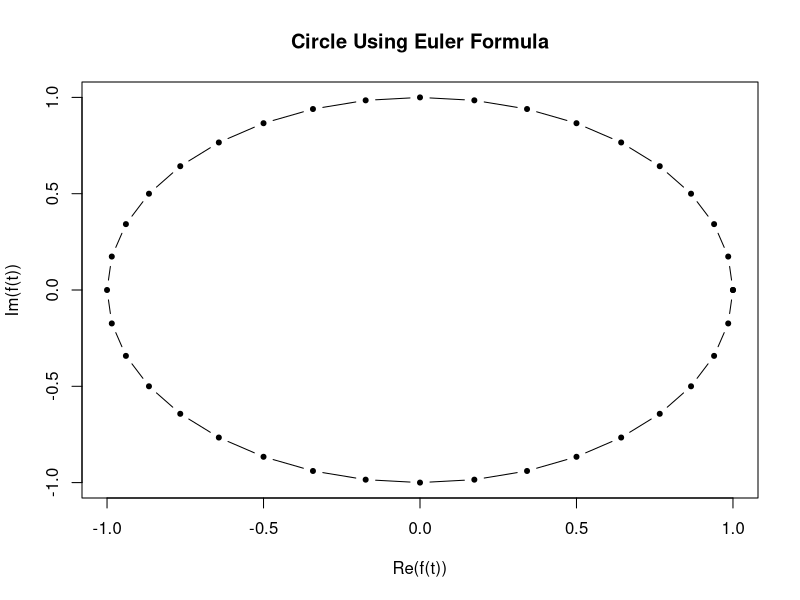
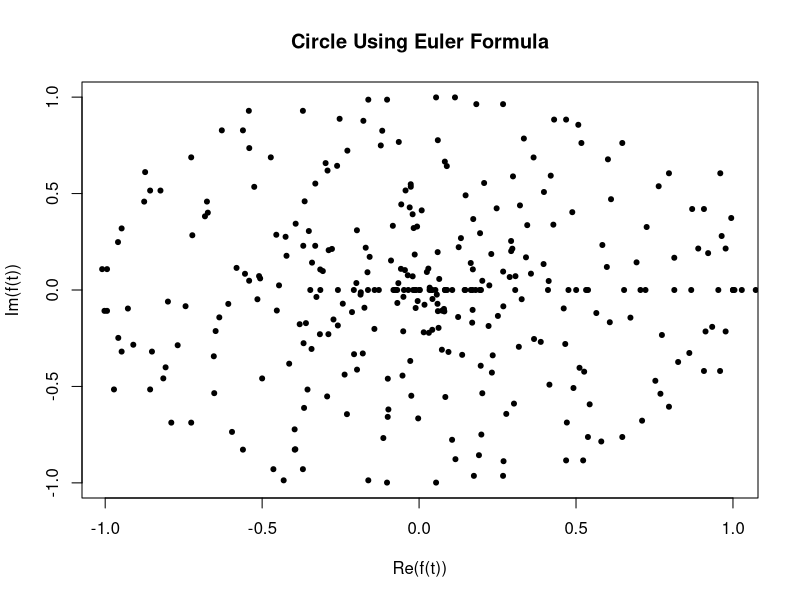
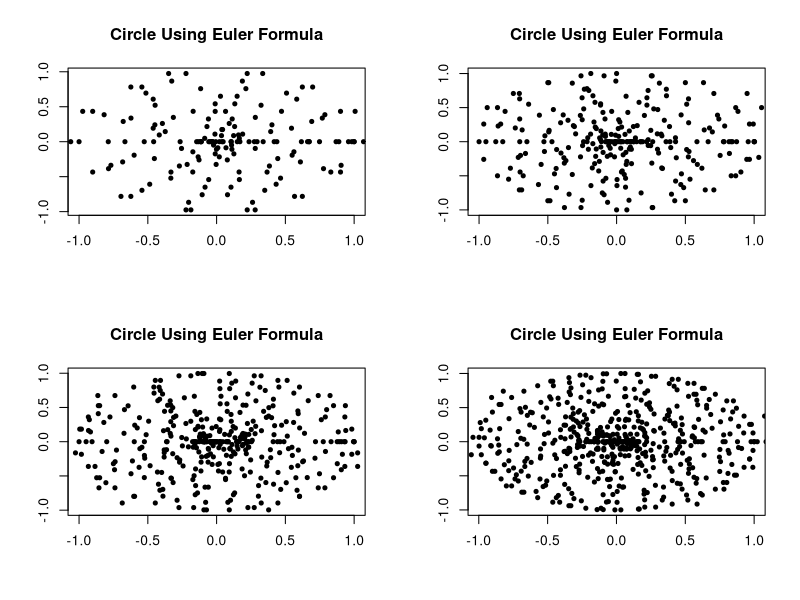
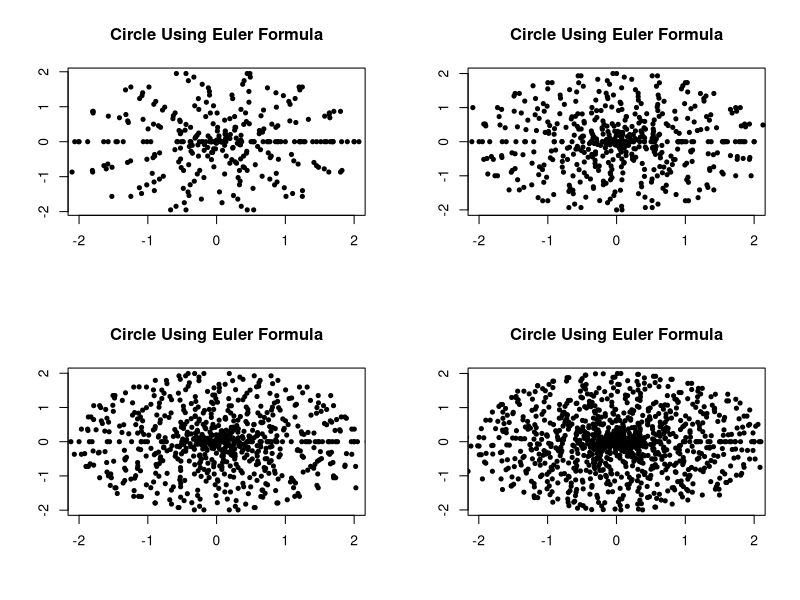

Here is the R script that generated these plots, in order: (Note: this script raises an error after producing the figures.)
library(ggplot2)

## Euler formula
# It's easier to draw circles using this formula, since we need to change 
# parameters only once. 

f <- function(t) exp(1i*t)
t <- seq(0,360, 10)*pi/180
plot(f(t), type="b", pch=20, main = "Circle Using Euler Formula")

## Change radius
# rnorm is used to scatter points from circumference. 
# f(t) multiplied by r makes circles of different radiuses. 
# n controls how many points are plotted. To make a denser plot, we need
# higher values of n. 


n <- 30
f <- function(t) exp(1i*t)  # makes a unit circle
t <- seq(0,360, length.out = n)*pi/180
plot(f(t), type="p", pch=20, main = "Circle Using Euler Formula")
r <- seq(0,1, length.out = 10)
for (i in r){
  points(f(t)*i+rnorm(n=n, mean = 0, sd = 0.15), pch=20)
}

## If we change values of n, we get plots with differing densities.
# Let's automate it with another for loop.

par(mfrow=c(2,2))
for (n in c(15, 25, 35, 50)){
  t <- seq(0, 360, length.out = n)*pi/180
  plot(exp(1i*t), type="p", pch=20, 
       main = "Circle Using Euler Formula",
       xlab = "", ylab = "")
  r <- seq(0,1, length.out = 10)
  for (i in r){
    points(exp(1i*t)*i+rnorm(n=n, mean = 0, sd = 0.1), pch=20)
  }
}

## Now let's put his inside a function
# Both radius (r) and number of points (n) would be used as arguments.
# Also  use sd (for scattering) as an argument. 

# nplots: length of npoints; must be a square number, like 1, 4, 9, or 16. 
# npoints: number of points to plot; a vector 
# r1: radius of smallest circle
# r2: radius of largest circle
# ncircle: number of circles
# sd: deviation from circumference

sketch_circle <- function(npoints=c(15, 25, 35, 50), 
                          r1=0, r2=1, ncircle=20, sd=0.1){
  nplots = length(npoints) 
  par(mfrow=c(sqrt(nplots), sqrt(nplots)))
  for (n in npoints){
    t <- seq(0, 360, length.out = n)*pi/180
    plot(exp(1i*t)*r2, type="p", pch=20, 
         main = "Circle Using Euler Formula",
         xlab = "", ylab = "")
    r <- seq(r1, r2, length.out = ncircle)
    for (i in r){
      points(exp(1i*t)*i+rnorm(n=n, mean = 0, sd = sd), pch=20)
    }
  }
}

sketch_circle(sd=0.15, r2=2, ncircle = 20)

# For more updates refer to sketch_circle

# Using ggplot2

circleFun <- function(center = c(0,0),radius = 1, npoints = 100){
  r = radius
  tt <- seq(0,2*pi,length.out = npoints)
  xx <- center[1] + r * cos(tt)
  yy <- center[2] + r * sin(tt)
  dat <- data.frame(x = xx, y = yy)
  ggplot(dat,aes(x,y, color  = "red")) + geom_path()+
  theme_bw()+
    theme(legend.position = "none")
}

dat <- circleFun(c(1,-1),2.3,npoints = 100)
#geom_path will do open circles, geom_polygon will do filled circles
ggplot(dat,aes(x,y)) + geom_path()

